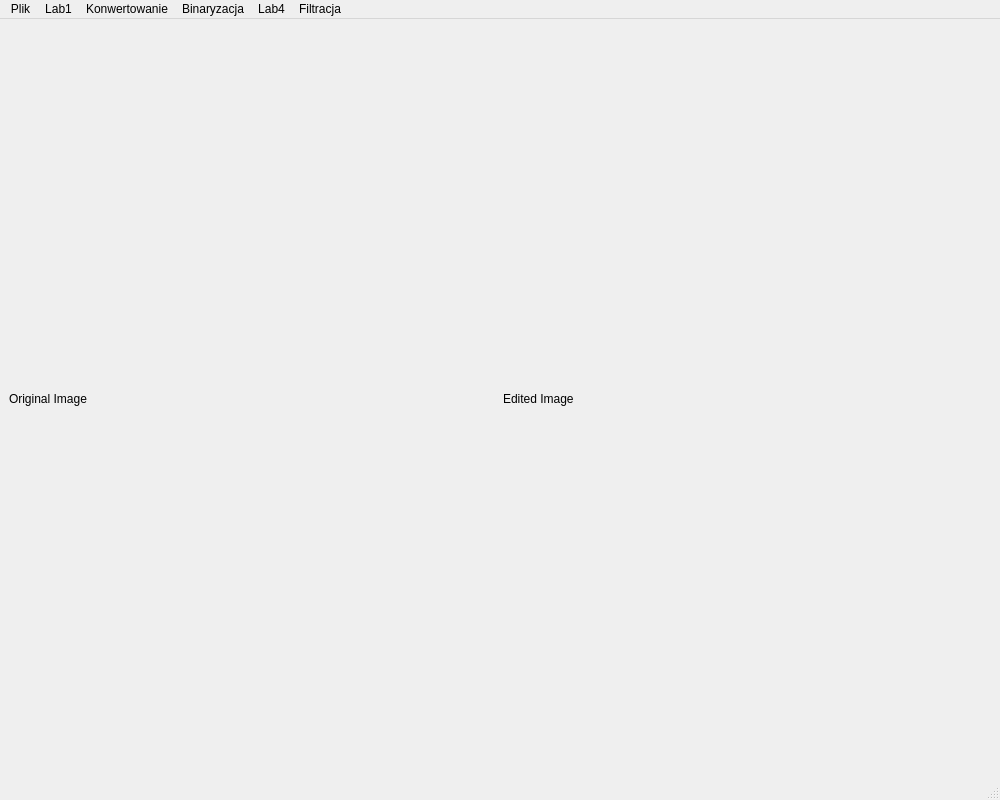
<?xml version="1.0" encoding="UTF-8"?>
<ui version="4.0">
 <class>MainWindow</class>
 <widget class="QMainWindow" name="MainWindow">
  <property name="geometry">
   <rect>
    <x>0</x>
    <y>0</y>
    <width>1000</width>
    <height>800</height>
   </rect>
  </property>
  <property name="minimumSize">
   <size>
    <width>1000</width>
    <height>800</height>
   </size>
  </property>
  <property name="windowTitle">
   <string>29934_POC</string>
  </property>
  <widget class="QWidget" name="centralwidget">
   <layout class="QHBoxLayout" name="horizontalLayout">
    <item>
     <widget class="QLabel" name="original_image">
      <property name="sizePolicy">
       <sizepolicy hsizetype="Expanding" vsizetype="Expanding">
        <horstretch>0</horstretch>
        <verstretch>0</verstretch>
       </sizepolicy>
      </property>
      <property name="text">
       <string>Original Image</string>
      </property>
      <property name="scaledContents">
       <bool>true</bool>
      </property>
     </widget>
    </item>
    <item>
     <widget class="QLabel" name="edited_image">
      <property name="sizePolicy">
       <sizepolicy hsizetype="Expanding" vsizetype="Expanding">
        <horstretch>0</horstretch>
        <verstretch>0</verstretch>
       </sizepolicy>
      </property>
      <property name="text">
       <string>Edited Image</string>
      </property>
      <property name="scaledContents">
       <bool>true</bool>
      </property>
     </widget>
    </item>
   </layout>
  </widget>
  <widget class="QMenuBar" name="menubar">
   <property name="geometry">
    <rect>
     <x>0</x>
     <y>0</y>
     <width>1000</width>
     <height>22</height>
    </rect>
   </property>
   <widget class="QMenu" name="menuPlik">
    <property name="title">
     <string>Plik</string>
    </property>
    <addaction name="actionWgraj"/>
   </widget>
   <widget class="QMenu" name="menuLab1">
    <property name="title">
     <string>Lab1</string>
    </property>
    <addaction name="actionRectangles"/>
   </widget>
   <widget class="QMenu" name="menuLab2">
    <property name="title">
     <string>Konwertowanie</string>
    </property>
    <addaction name="actionHSV"/>
    <addaction name="actionYUV"/>
    <addaction name="actionSzary"/>
    <addaction name="actionHistogram"/>
   </widget>
   <widget class="QMenu" name="menuLab3">
    <property name="title">
     <string>Binaryzacja</string>
    </property>
    <addaction name="actionBinaryzacja"/>
    <addaction name="actionHistogram_2"/>
   </widget>
   <widget class="QMenu" name="menuLab4">
    <property name="title">
     <string>Lab4</string>
    </property>
    <addaction name="actionOdejmowanie_obrazu"/>
    <addaction name="actionKraw_d_pionowa"/>
    <addaction name="actionKraw_d_pozioma"/>
    <addaction name="actionKraw_d_uko_na"/>
   </widget>
   <widget class="QMenu" name="menuFiltracja">
    <property name="title">
     <string>Filtracja</string>
    </property>
    <addaction name="actionLiniowa_dolna"/>
    <addaction name="actionLiniowa_gorna"/>
    <addaction name="actionLiniwa_z_duplikacj"/>
    <addaction name="separator"/>
    <addaction name="actionKrawedzie"/>
    <addaction name="actionKrawedzie_pionowe"/>
    <addaction name="actionKrawedzie_ukosne"/>
    <addaction name="separator"/>
    <addaction name="actionNieliniowa_min"/>
    <addaction name="actionNieliniowa_max"/>
    <addaction name="actionNeiliniowa_mediana"/>
   </widget>
   <addaction name="menuPlik"/>
   <addaction name="menuLab1"/>
   <addaction name="menuLab2"/>
   <addaction name="menuLab3"/>
   <addaction name="menuLab4"/>
   <addaction name="menuFiltracja"/>
  </widget>
  <widget class="QStatusBar" name="statusbar"/>
  <action name="actionHSV">
   <property name="text">
    <string>HSV</string>
   </property>
  </action>
  <action name="actionYUV">
   <property name="text">
    <string>YUV</string>
   </property>
  </action>
  <action name="actionSzary">
   <property name="text">
    <string>Shary</string>
   </property>
  </action>
  <action name="actionBinaryzacja">
   <property name="text">
    <string>Próg statyczny</string>
   </property>
  </action>
  <action name="actionOdejmowanie_obrazu">
   <property name="text">
    <string>Odejmowanie obrazu</string>
   </property>
  </action>
  <action name="actionKraw_d_pionowa">
   <property name="text">
    <string>Krawędź pionowa</string>
   </property>
  </action>
  <action name="actionKraw_d_pozioma">
   <property name="text">
    <string>Krawędź pozioma</string>
   </property>
  </action>
  <action name="actionKraw_d_uko_na">
   <property name="text">
    <string>Krawędź ukośna</string>
   </property>
  </action>
  <action name="actionLiniowa_dolna">
   <property name="text">
    <string>Liniowa dolna</string>
   </property>
  </action>
  <action name="actionLiniowa_gorna">
   <property name="text">
    <string>Liniowa górna</string>
   </property>
  </action>
  <action name="actionKrawedzie">
   <property name="text">
    <string>Krawędzie poziome</string>
   </property>
  </action>
  <action name="actionLiniwa_z_duplikacj">
   <property name="text">
    <string>Liniowa z duplikacją</string>
   </property>
  </action>
  <action name="actionNieliniowa_min">
   <property name="text">
    <string>Nieliniowa min</string>
   </property>
  </action>
  <action name="actionNieliniowa_max">
   <property name="text">
    <string>Nieliniowa max</string>
   </property>
  </action>
  <action name="actionNeiliniowa_mediana">
   <property name="text">
    <string>Neiliniowa mediana</string>
   </property>
  </action>
  <action name="actionHistogram_2">
   <property name="text">
    <string>Próg z histogramu</string>
   </property>
  </action>
  <action name="actionWgraj_zdj_cie">
   <property name="text">
    <string>Wgraj zdjęcie</string>
   </property>
  </action>
  <action name="actionWgraj">
   <property name="text">
    <string>Wgraj</string>
   </property>
  </action>
  <action name="actionProstok_t">
   <property name="text">
    <string>Prostokąt</string>
   </property>
  </action>
  <action name="actionRectangles">
   <property name="text">
    <string>Rectangles</string>
   </property>
  </action>
  <action name="actionHistogram">
   <property name="text">
    <string>Histogram</string>
   </property>
  </action>
  <action name="actionKrawedzie_pionowe">
   <property name="text">
    <string>Krawędzie pionowe</string>
   </property>
  </action>
  <action name="actionKrawedzie_ukosne">
   <property name="text">
    <string>Krawędzie ukośne</string>
   </property>
  </action>
 </widget>
 <resources/>
 <connections/>
</ui>
